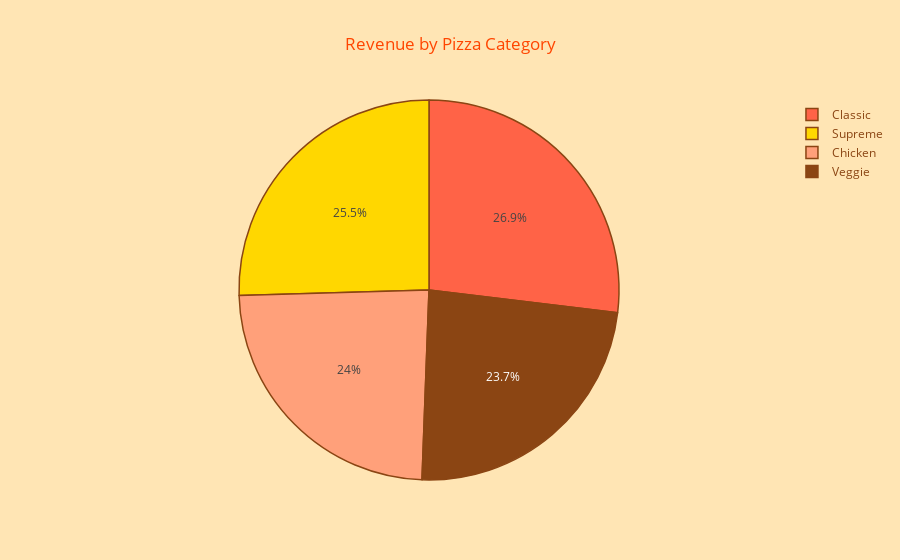

Write notebook code for a chart like this one.
### Markdown cell above
### 2. Revenue by Pizza Category: Analyze revenue split.

### Code cell
result = %sql SELECT pizza_category, ROUND(SUM(total_price), 2) AS category_revenue \
              FROM PIZZA_SALES \
              GROUP BY pizza_category \
              ORDER BY category_revenue DESC;

df = result.DataFrame()

fig = px.pie(df, 
             names='pizza_category',
             values='category_revenue', 
             title='Revenue by Pizza Category',
             template=custom_template,
             color_discrete_sequence=bar_colors)

fig.update_traces(hovertemplate='<b>%{label}</b><br>Revenue: %{value:.2f}<extra></extra>',
                  textposition='inside',
                  marker_line_color='#8B4513',  
                  marker_line_width=1.5)

fig.show()

### Figure 1 — Plotly figure (JSON) as saved in the notebook; plotly's stock layout.template omitted (floating-point values rounded to 4 significant figures)
{"data": [{"domain": {"x": [0, 1], "y": [0, 1]}, "hovertemplate": "<b>%{label}</b><br>Revenue: %{value:.2f}<extra></extra>", "labels": ["Classic", "Supreme", "Chicken", "Veggie"], "legendgroup": "", "marker": {"line": {"color": "#8B4513", "width": 1.5}}, "name": "", "showlegend": true, "textposition": "inside", "type": "pie", "values": [220100.0, 208197, 195900.0, 193700.0]}], "layout": {"legend": {"tracegroupgap": 0}, "piecolorway": ["#FF6347", "#FFD700", "#FFA07A", "#8B4513", "#D2691E", "#F4A460"], "title": {"text": "Revenue by Pizza Category"}}}
